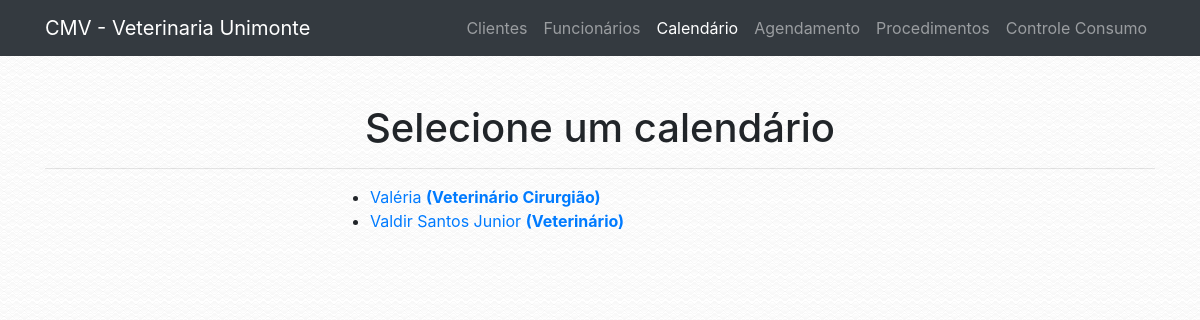
The app's page /calendario_select.php, older data.
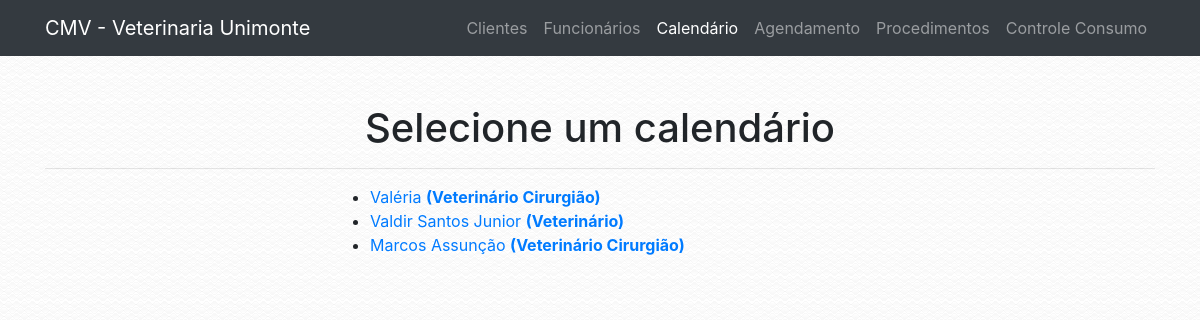
The same page, newer data.
### tables this page shows
CREATE TABLE `tab_funcionario` (
  `COD_FUNCIONARIO` int(13) NOT NULL,
  `COD_ESPECIALIDADE` int(13) NOT NULL,
  `NOME_FUNCIONARIO` varchar(100) NOT NULL,
  `CPF` varchar(30) NOT NULL,
  `RG` varchar(30) NOT NULL,
  `TELEFONE` varchar(30) NOT NULL,
  `TIPO` varchar(100) NOT NULL,
  `EMAIL` varchar(100) NOT NULL,
  `CADASTRO` timestamp NOT NULL DEFAULT CURRENT_TIMESTAMP
);

CREATE TABLE `tab_especialidade` (
  `COD_ESPECIALIDADE` int(13) NOT NULL,
  `DESCRICAO` varchar(200) NOT NULL
);

### conf/database.php (called while the page is built)
<?php
$conf = array(
        "server" => "localhost",
        "db_name" => "bd_veterinaria",
        "db_user" => "root",
        "db_password" => "root"
);
?>

### classes/dbconnect.php (called while the page is built, shortened)
<?php
class DbConnect {
    public function __construct() {
        $this->tbl_funcionario = "tab_funcionario";
        $this->tbl_especialidade = "tab_especialidade";
        if (file_exists('./conf/database.php')) {
            require './conf/database.php';
        } else {
            require '../conf/database.php';
        }
        $host = $conf['server'];
        $db_name = $conf['db_name'];
        $username = $conf['db_user'];
        $password = $conf['db_password'];
        try {
            $this->conn = new \PDO('mysql:host='.$host.';dbname='.$db_name.';charset=utf8', $username, $password);
        } catch (\PDOException $e) {
            die($e->getMessage());
        }
    }
}

### classes/funcionario.php (called while the page is built, shortened)
<?php
class Funcionario extends DbConnect{
    public static function obter_funcionarios(): array {
        $db = new DbConnect;
        $tbl_funcionario = $db->tbl_funcionario;
        try {
            $stmt = $db->conn->prepare("SELECT * FROM $tbl_funcionario");
            $stmt->execute();
            $result = $stmt->fetchAll(\PDO::FETCH_ASSOC);
            $result['status'] = true;
        } catch (\PDOExcepton $e) {
            $result['status'] = false;
            $result['message'] = "Error: " . $e->getMessage();
        }
        return $result;
    }
}

### classes/especialidade.php (called while the page is built, shortened)
<?php
class Especialidade extends DbConnect{
    public static function obter_especialidade(int $cod_especialidade): string {
        $db = new DbConnect;
        $tbl_especialidade = $db->tbl_especialidade;
        try {
            $stmt = $db->conn->prepare("SELECT DESCRICAO FROM $tbl_especialidade WHERE COD_ESPECIALIDADE = :code LIMIT 1");
            $stmt->bindParam(":code", $cod_especialidade, \PDO::PARAM_INT);
            $stmt->execute();
            $result = $stmt->fetch(\PDO::FETCH_ASSOC);
            return $result['DESCRICAO'];
        } catch (\PDOExcepton $e) {
            return "Error: " . $e->getMessage();
        }
    }
}

### calendario_select.php (the view, shortened to what this page needs)
<!DOCTYPE html>
<html lang="en">
  <head>
    <?php
    require 'includes/global.php';
    ?>
  </head>
  <body>
    <?php
    require 'includes/header.php';
    ?>
    <div class="container">
      <div class="row">
        <div class="col-lg-12">
            <br>
            <br>
            <h1 class="text-center">Selecione um calendário</h1>
            <hr>
			</div>
			<div class="col-lg-3"></div>
			<div class="col-lg-9">
            <ul>
      <?php
      foreach (VeterinariaUnimonte\Funcionario::obter_funcionarios() as $funcionario) {
      if (isset($funcionario['COD_FUNCIONARIO'])) {
			echo '<li><a href="calendario.php?id='.$funcionario['COD_FUNCIONARIO'].'">'.$funcionario['NOME_FUNCIONARIO'].' <b>('.VeterinariaUnimonte\Especialidade::obter_especialidade($funcionario['COD_ESPECIALIDADE']).')</b></a></li>';
      }
    }
      ?>
			</ul>
            <br>
            <br>
			</div>
			</div>
			</div>
	</body>
</html>

Row changes from the older to the newer data that the page shows:
added tab_funcionario: NOME_FUNCIONARIO "Marcos Assunção", COD_ESPECIALIDADE.DESCRICAO "Veterinário Cirurgião"
